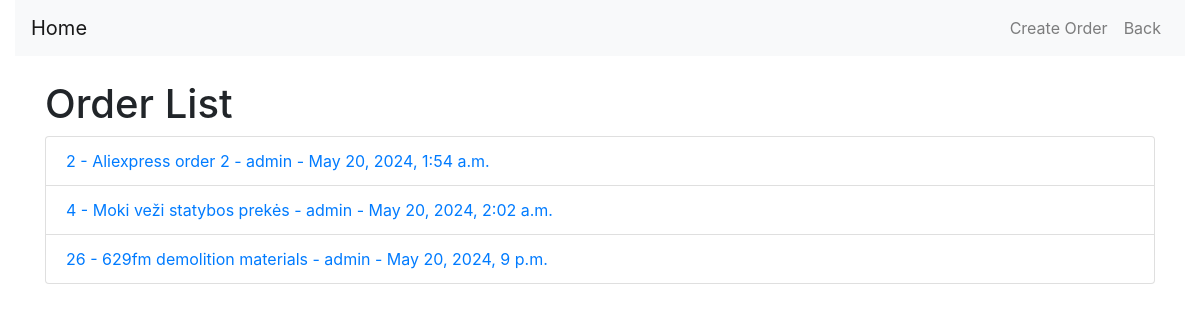
The page /orders/ (signed in) on the database as committed earlier.
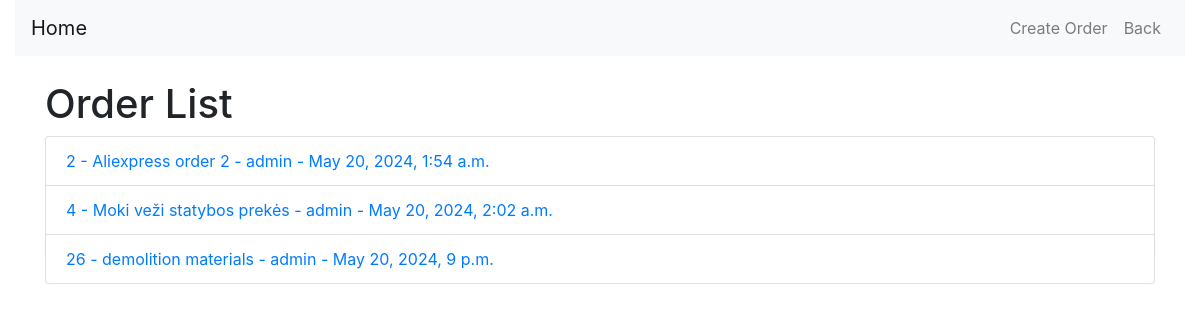
The same page on the database as committed later.
### orders/models.py (models this page shows, shortened)
class Order(models.Model):
    user = models.ForeignKey(User, on_delete=models.CASCADE, default=None)
    products = models.ManyToManyField(Product)
    date_ordered = models.DateTimeField(auto_now_add=True)
    order_name = models.CharField(max_length=100)

### orders/views.py (the view)
# urls.py: path('', views.order_list, name='order_list'),
@login_required
def order_list(request):
    orders = Order.objects.filter(user=request.user)
    return render(request, 'orders/order_list.html', {'orders': orders})

### orders/templates/orders/order_list.html (shortened to what this page needs)
<!DOCTYPE html>
<html lang="en">
<head>
    {% load static %}
    <link href="https://stackpath.bootstrapcdn.com/bootstrap/4.5.2/css/bootstrap.min.css" rel="stylesheet">
    <link rel="stylesheet" href="{% static 'alert.css' %}">
</head>
<body>
    <div class="container-fluid">
        <nav class="navbar navbar-expand-lg navbar-light bg-light">
            <a class="navbar-brand" href="{% url 'home' %}">Home</a>
            <div class="collapse navbar-collapse" id="navbarNav">
                <ul class="navbar-nav ml-auto">
                    {% if perms.orders.add_order %}
                        <li class="nav-item">
                            <a class="nav-link" href="{% url 'create_order' %}">Create Order</a>
                        </li>
                    {% endif %}
                    <li class="nav-item">
                        <a class="nav-link" href="{% url 'home' %}">Back</a>
                    </li>
                </ul>
            </div>
        </nav>
        <div class="container mt-4">
            <h1>Order List</h1>
            <ul class="list-group">
                {% if orders %}
                    {% for order in orders %}
                        <li class="list-group-item">
                            <a href="{% url 'order_detail' order.id %}">{{ order.id }} - {{ order.order_name }} - {{ order.user.username }} - {{ order.date_ordered }}</a>
                        </li>
                    {% endfor %}
                {% else %}
                    <li class="list-group-item">No orders available.</li>
                {% endif %}
            </ul>
        </div>
    </div>
</body>
</html>

Rows that differ between the two databases and show on the page:
changed Order id 26: order_name "629fm demolition materials" → "demolition materials"
